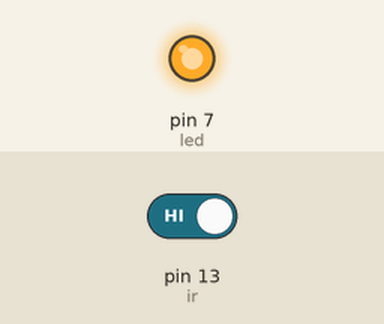
A sketch run on a simulated Arduino Uno, built with avr-gcc and run on an emulated ATmega328P. On the bench: output pins drawn as LEDs (lit = HIGH). The inputs (shaded band) are chosen by the test bench; at power-on: pin 13 (ir) HIGH. What the sketch prints to the serial monitor is not drawn.

Above: at 1.8 s.
1.9 s: pin 13 (ir) driven LOW
At 2.3 s:
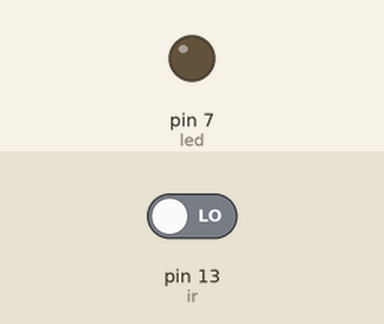
3.5 s: pin 13 (ir) driven HIGH
At 4.7 s:
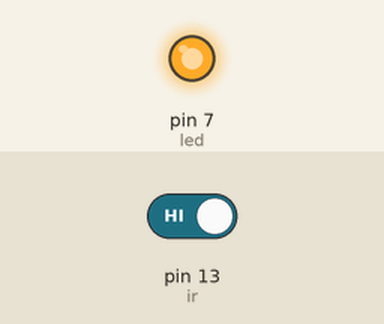
Timing chart, 0 to 6.5 s (numbered marks = the images above; inputs shaded):
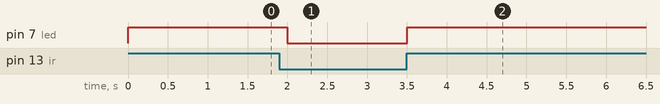

The sketch:

practise.ino
```cpp
// IR SENSOR
int ir = 13;
int led = 7;
void setup(){
  Serial.begin(9600);
  pinMode(ir,INPUT);
  pinMode(led,OUTPUT);
}
void loop(){
  int irvalue = digitalRead(ir);
  if(irvalue==0){
    Serial.print("object not found");
    digitalWrite(led,LOW);
  }
  else{
    Serial.print("object found");
    digitalWrite(led,HIGH);

  }
  delay(500);
}
```

Measured:
- after the input at 1.9 s, pin 7 (led): HIGH → LOW after 0.10 s
- after the input at 3.5 s, pin 7 (led): LOW → HIGH at once
